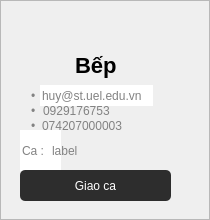
         <widget class="QFrame" name="frame_32">
          <property name="sizePolicy">
           <sizepolicy hsizetype="Preferred" vsizetype="Preferred">
            <horstretch>0</horstretch>
            <verstretch>0</verstretch>
           </sizepolicy>
          </property>
          <property name="minimumSize">
           <size>
            <width>0</width>
            <height>220</height>
           </size>
          </property>
          <property name="styleSheet">
           <string notr="true">#frame_32 {
	background-color: white;
	border-radius:4px;
	border:1px solid #E0E0E0;
}</string>
          </property>
          <property name="frameShape">
           <enum>QFrame::StyledPanel</enum>
          </property>
          <property name="frameShadow">
           <enum>QFrame::Raised</enum>
          </property>
          <widget class="QLineEdit" name="lineEdit_62">
           <property name="geometry">
            <rect>
             <x>0</x>
             <y>20</y>
             <width>191</width>
             <height>31</height>
            </rect>
           </property>
           <property name="styleSheet">
            <string notr="true">QLineEdit {
	font-family: &quot;Montserrat&quot;;
	font-size:20px;
	font-weight:none;
	background-color:transparent;
	border:1px;
}</string>
           </property>
           <property name="text">
            <string/>
           </property>
           <property name="alignment">
            <set>Qt::AlignCenter</set>
           </property>
          </widget>
          <widget class="QLineEdit" name="lineEdit_63">
           <property name="geometry">
            <rect>
             <x>70</x>
             <y>50</y>
             <width>51</width>
             <height>31</height>
            </rect>
           </property>
           <property name="styleSheet">
            <string notr="true">QLineEdit {
	font-family: &quot;Montserrat&quot;;
	font-size:22px;
	font-weight:530;
	background-color:transparent;
	border:1px;
	padding-left:3px;
}</string>
           </property>
           <property name="text">
            <string>Bếp</string>
           </property>
          </widget>
          <widget class="QLabel" name="label_66">
           <property name="geometry">
            <rect>
             <x>31</x>
             <y>85</y>
             <width>21</width>
             <height>21</height>
            </rect>
           </property>
           <property name="styleSheet">
            <string notr="true">QLabel {
	color: #828282;
}</string>
           </property>
           <property name="text">
            <string>•</string>
           </property>
          </widget>
          <widget class="QLineEdit" name="lineEdit_64">
           <property name="geometry">
            <rect>
             <x>40</x>
             <y>85</y>
             <width>113</width>
             <height>21</height>
            </rect>
           </property>
           <property name="styleSheet">
            <string notr="true">QLineEdit {
	border:none;
	color: #828282;
}</string>
           </property>
           <property name="text">
            <string>huy@st.uel.edu.vn</string>
           </property>
          </widget>
          <widget class="QLabel" name="label_67">
           <property name="geometry">
            <rect>
             <x>31</x>
             <y>100</y>
             <width>20</width>
             <height>21</height>
            </rect>
           </property>
           <property name="styleSheet">
            <string notr="true">QLabel {
	color: #828282;
}</string>
           </property>
           <property name="text">
            <string>•</string>
           </property>
          </widget>
          <widget class="QLineEdit" name="lineEdit_65">
           <property name="geometry">
            <rect>
             <x>41</x>
             <y>100</y>
             <width>111</width>
             <height>21</height>
            </rect>
           </property>
           <property name="styleSheet">
            <string notr="true">QLineEdit {
	border:none;
	color: #828282;
	background-color:transparent;
}</string>
           </property>
           <property name="text">
            <string>0929176753</string>
           </property>
          </widget>
          <widget class="QLineEdit" name="lineEdit_66">
           <property name="geometry">
            <rect>
             <x>20</x>
             <y>130</y>
             <width>41</width>
             <height>41</height>
            </rect>
           </property>
           <property name="font">
            <font>
             <pointsize>9</pointsize>
            </font>
           </property>
           <property name="styleSheet">
            <string notr="true">QLineEdit {
	border:none;
	color: #828282;
}</string>
           </property>
           <property name="text">
            <string>Ca :</string>
           </property>
          </widget>
          <widget class="QPushButton" name="pushButton_42">
           <property name="geometry">
            <rect>
             <x>20</x>
             <y>170</y>
             <width>151</width>
             <height>31</height>
            </rect>
           </property>
           <property name="cursor">
            <cursorShape>PointingHandCursor</cursorShape>
           </property>
           <property name="styleSheet">
            <string notr="true">QPushButton {
	font: 11pt &quot;Monteserrat&quot;;
	color: white				;
	border-radius: 5px;
	background-color: #2D2D2D; 
}</string>
           </property>
           <property name="text">
            <string>Giao ca</string>
           </property>
          </widget>
          <widget class="QPushButton" name="pushButton_43">
           <property name="geometry">
            <rect>
             <x>150</x>
             <y>10</y>
             <width>31</width>
             <height>31</height>
            </rect>
           </property>
           <property name="cursor">
            <cursorShape>PointingHandCursor</cursorShape>
           </property>
           <property name="styleSheet">
            <string notr="true">QPushButton {
	background-color: transparent;
	border: none;
}
</string>
           </property>
           <property name="text">
            <string/>
           </property>
           <property name="icon">
            <iconset>
             <normaloff>delete-icon-in-trendy-outline-style-isolated-on-white-background-delete-silhouette-symbol-for-your-website-design-logo-app-ui-illustration-eps10-free-vector.jpg</normaloff>delete-icon-in-trendy-outline-style-isolated-on-white-background-delete-silhouette-symbol-for-your-website-design-logo-app-ui-illustration-eps10-free-vector.jpg</iconset>
           </property>
           <property name="iconSize">
            <size>
             <width>30</width>
             <height>30</height>
            </size>
           </property>
          </widget>
          <widget class="QLineEdit" name="lineEdit_80">
           <property name="geometry">
            <rect>
             <x>50</x>
             <y>130</y>
             <width>51</width>
             <height>41</height>
            </rect>
           </property>
           <property name="font">
            <font>
             <pointsize>9</pointsize>
            </font>
           </property>
           <property name="styleSheet">
            <string notr="true">QLineEdit {
	border:none;
	color: #828282;
	background-color: transparent;
}</string>
           </property>
           <property name="text">
            <string>label</string>
           </property>
          </widget>
          <widget class="QPushButton" name="pushButton_3">
           <property name="geometry">
            <rect>
             <x>120</x>
             <y>140</y>
             <width>81</width>
             <height>23</height>
            </rect>
           </property>
           <property name="cursor">
            <cursorShape>PointingHandCursor</cursorShape>
           </property>
           <property name="styleSheet">
            <string notr="true">QPushButton {
	border: none;
	background-color: transparent;
}</string>
           </property>
           <property name="text">
            <string/>
           </property>
           <property name="icon">
            <iconset>
             <normaloff>images.png</normaloff>images.png</iconset>
           </property>
           <property name="iconSize">
            <size>
             <width>24</width>
             <height>24</height>
            </size>
           </property>
          </widget>
          <widget class="QLabel" name="label_74">
           <property name="geometry">
            <rect>
             <x>31</x>
             <y>110</y>
             <width>20</width>
             <height>31</height>
            </rect>
           </property>
           <property name="styleSheet">
            <string notr="true">QLabel {
	color: #828282;
}</string>
           </property>
           <property name="text">
            <string>•</string>
           </property>
          </widget>
          <widget class="QLineEdit" name="lineEdit_89">
           <property name="geometry">
            <rect>
             <x>40</x>
             <y>110</y>
             <width>91</width>
             <height>31</height>
            </rect>
           </property>
           <property name="styleSheet">
            <string notr="true">QLineEdit {
	border:none;
	color: #828282;
	background-color: transparent;
}</string>
           </property>
           <property name="text">
            <string>074207000003</string>
           </property>
          </widget>
         </widget>
